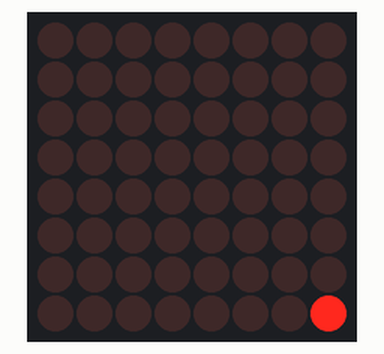
Bench run of a sketch on a simulated Arduino Uno, built with avr-gcc and run on an emulated ATmega328P. On the bench: 8×8 LED matrix.

Above: at 0.1 s.
At 0.6 s:
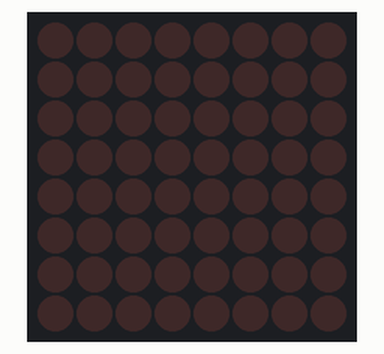

Measured:
- what the display in image 1 shows lasts 0.5 s, from 0.5 s to 1.0 s

The sketch:

LedMatrixKontrola.ino
```cpp
/*
Program do obsługi wyświetlacza led matrix 8x8 z układem MAX7219.
Autor: R.A.S.
20.02.2015
*/

#include <LedControl.h>
LedControl maks = LedControl(13, 11, 12, 1); // DIN do 13, CS do 12, CLK do 11

void setup()
{
  maks.shutdown(0, false);
  maks.setIntensity(0, 0); //jasność od 0 do 15
  maks.clearDisplay(0);
}

//maks.setLed(addr, row, col, true);

void loop()
{
 maks.setLed(0, 7, 7, true);
 delay(500);
 maks.setLed(0, 7, 7, false);
 delay(500);
}
```
